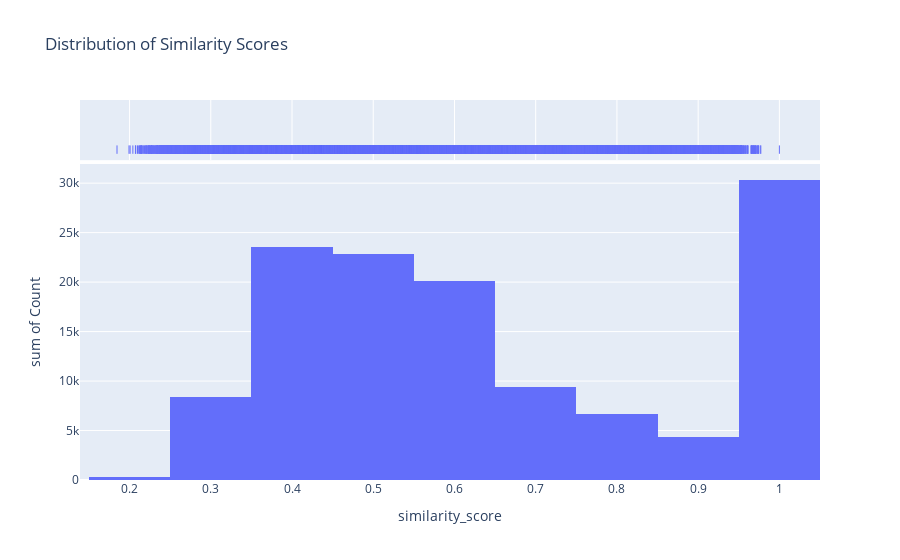

Notebook code cell kept with this figure:
### Code cell
import plotly.express as px
hist_data = pd.DataFrame(df_eda.loc[df_eda['similarity_scores'] != 'NOT FOUND']['similarity_scores'].value_counts())
hist_data = hist_data.reset_index().rename(columns={'index':'similarity_score', 'similarity_scores':'Count'}).sort_values('similarity_score')
hist_data

fig = px.histogram(hist_data, x="similarity_score", y='Count', marginal='rug',
                   hover_data=hist_data.columns, nbins=10, title="Distribution of Similarity Scores")
fig.show()

fig.write_image(f"Images ESCO/Distribution of Similarity Scores.pdf", width=950, height=525)

# import plotly.figure_factory as ff
# import plotly.graph_objects as go
# import plotly.express as px
# import numpy as np
# np.random.seed(2)

# x = hist_data['similarity_scores'].to_list()
# hist_data = [x]
# group_labels = ['distplot'] # name of the dataset

# mean = np.mean(x)
# stdev_pluss = np.std(x)
# stdev_minus = np.std(x)*-1

# fig = ff.create_distplot(hist_data, group_labels, curve_type='kde')
# fig.update_layout(template = 'plotly_dark')
# fig.show()

### Figure 1 — Plotly figure (JSON) as saved in the notebook; plotly's stock layout.template omitted (floating-point values rounded to 4 significant figures; data arrays with more than 128 entries replaced by an {"elided": "..."} marker saying what was removed)
{"data": [{"alignmentgroup": "True", "bingroup": "x", "histfunc": "sum", "hovertemplate": "similarity_score=%{x}<br>sum of Count=%{y}<extra></extra>", "legendgroup": "", "marker": {"color": "#636efa", "pattern": {"shape": ""}}, "name": "", "nbinsx": 10, "offsetgroup": "", "orientation": "v", "showlegend": false, "type": "histogram", "x": {"elided": "25885 float values"}, "xaxis": "x", "y": {"elided": "25885 int values"}, "yaxis": "y"}, {"alignmentgroup": "True", "boxpoints": "all", "fillcolor": "rgba(255,255,255,0)", "hoveron": "points", "hovertemplate": "similarity_score=%{x}<extra></extra>", "jitter": 0, "legendgroup": "", "line": {"color": "rgba(255,255,255,0)"}, "marker": {"color": "#636efa", "symbol": "line-ns-open"}, "name": "", "offsetgroup": "", "showlegend": false, "type": "box", "x": {"elided": "25885 float values"}, "xaxis": "x2", "yaxis": "y2"}], "layout": {"barmode": "relative", "legend": {"tracegroupgap": 0}, "title": {"text": "Distribution of Similarity Scores"}, "xaxis": {"anchor": "y", "domain": [0, 1], "title": {"text": "similarity_score"}}, "xaxis2": {"anchor": "y2", "domain": [0, 1], "matches": "x", "showgrid": true, "showticklabels": false}, "yaxis": {"anchor": "x", "domain": [0, 0.8316], "title": {"text": "sum of Count"}}, "yaxis2": {"anchor": "x2", "domain": [0.8416, 1], "matches": "y2", "showgrid": false, "showline": false, "showticklabels": false, "ticks": ""}}}
